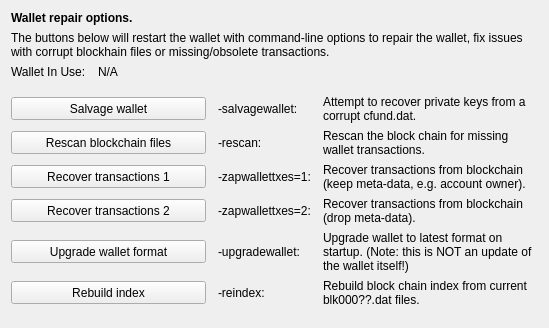
     <widget class="QWidget" name="tab_repair">
      <attribute name="title">
       <string>&amp;Wallet Repair</string>
      </attribute>
      <layout class="QGridLayout" name="gridLayout_4" columnstretch="0,1,0,2">
       <property name="horizontalSpacing">
        <number>12</number>
       </property>
       <item row="0" column="0" colspan="4">
        <widget class="QLabel" name="label_repair_header">
         <property name="font">
          <font>
           <weight>75</weight>
           <bold>true</bold>
          </font>
         </property>
         <property name="text">
          <string>Wallet repair options.</string>
         </property>
        </widget>
       </item>
       <item row="1" column="0" colspan="4">
        <widget class="QLabel" name="label_repair_helptext">
         <property name="font">
          <font>
           <weight>50</weight>
           <bold>false</bold>
          </font>
         </property>
         <property name="text">
          <string>The buttons below will restart the wallet with command-line options to repair the wallet, fix issues with corrupt blockhain files or missing/obsolete transactions.</string>
         </property>
         <property name="wordWrap">
          <bool>true</bool>
         </property>
        </widget>
       </item>
       <item row="2" column="0">
        <widget class="QLabel" name="wallet_path_label">
         <property name="text">
          <string>Wallet In Use:</string>
         </property>
        </widget>
       </item>
       <item row="2" column="1" colspan="3">
        <widget class="QLabel" name="wallet_path">
         <property name="cursor">
          <cursorShape>IBeamCursor</cursorShape>
         </property>
         <property name="text">
          <string>N/A</string>
         </property>
         <property name="textFormat">
          <enum>Qt::PlainText</enum>
         </property>
         <property name="textInteractionFlags">
          <set>Qt::LinksAccessibleByMouse|Qt::TextSelectableByKeyboard|Qt::TextSelectableByMouse</set>
         </property>
        </widget>
       </item>
       <item row="3" column="0">
        <spacer name="verticalSpacer_repair1">
         <property name="orientation">
          <enum>Qt::Vertical</enum>
         </property>
         <property name="sizeHint" stdset="0">
          <size>
           <width>10</width>
           <height>10</height>
          </size>
         </property>
        </spacer>
       </item>
       <item row="4" column="0" colspan="2">
        <widget class="QPushButton" name="btn_salvagewallet">
         <property name="minimumSize">
          <size>
           <width>100</width>
           <height>23</height>
          </size>
         </property>
         <property name="text">
          <string>Salvage wallet</string>
         </property>
        </widget>
       </item>
       <item row="4" column="2">
        <widget class="QLabel" name="label_repair_salvage_command">
         <property name="text">
          <string notr="true">-salvagewallet:</string>
         </property>
        </widget>
       </item>
       <item row="4" column="3">
        <widget class="QLabel" name="label_repair_salvage">
         <property name="text">
          <string>Attempt to recover private keys from a corrupt cfund.dat.</string>
         </property>
         <property name="wordWrap">
          <bool>true</bool>
         </property>
        </widget>
       </item>
       <item row="5" column="0" colspan="2">
        <widget class="QPushButton" name="btn_rescan">
         <property name="minimumSize">
          <size>
           <width>100</width>
           <height>23</height>
          </size>
         </property>
         <property name="text">
          <string>Rescan blockchain files</string>
         </property>
        </widget>
       </item>
       <item row="5" column="2">
        <widget class="QLabel" name="label_repair_rescan_command">
         <property name="text">
          <string notr="true">-rescan:</string>
         </property>
        </widget>
       </item>
       <item row="5" column="3">
        <widget class="QLabel" name="label_repair_rescan">
         <property name="text">
          <string>Rescan the block chain for missing wallet transactions.</string>
         </property>
         <property name="wordWrap">
          <bool>true</bool>
         </property>
        </widget>
       </item>
       <item row="6" column="0" colspan="2">
        <widget class="QPushButton" name="btn_zapwallettxes1">
         <property name="minimumSize">
          <size>
           <width>100</width>
           <height>23</height>
          </size>
         </property>
         <property name="text">
          <string>Recover transactions 1</string>
         </property>
        </widget>
       </item>
       <item row="6" column="2">
        <widget class="QLabel" name="label_repair_zap1_command">
         <property name="text">
          <string notr="true">-zapwallettxes=1:</string>
         </property>
        </widget>
       </item>
       <item row="6" column="3">
        <widget class="QLabel" name="label_repair_zap1">
         <property name="text">
          <string>Recover transactions from blockchain (keep meta-data, e.g. account owner).</string>
         </property>
         <property name="wordWrap">
          <bool>true</bool>
         </property>
        </widget>
       </item>
       <item row="7" column="0" colspan="2">
        <widget class="QPushButton" name="btn_zapwallettxes2">
         <property name="minimumSize">
          <size>
           <width>100</width>
           <height>23</height>
          </size>
         </property>
         <property name="text">
          <string>Recover transactions 2</string>
         </property>
        </widget>
       </item>
       <item row="7" column="2">
        <widget class="QLabel" name="label_repair_zap2_command">
         <property name="text">
          <string notr="true">-zapwallettxes=2:</string>
         </property>
        </widget>
       </item>
       <item row="7" column="3">
        <widget class="QLabel" name="label_repair_zap2">
         <property name="text">
          <string>Recover transactions from blockchain (drop meta-data).</string>
         </property>
         <property name="wordWrap">
          <bool>true</bool>
         </property>
        </widget>
       </item>
       <item row="8" column="0" colspan="2">
        <widget class="QPushButton" name="btn_upgradewallet">
         <property name="minimumSize">
          <size>
           <width>100</width>
           <height>23</height>
          </size>
         </property>
         <property name="text">
          <string>Upgrade wallet format</string>
         </property>
        </widget>
       </item>
       <item row="8" column="2">
        <widget class="QLabel" name="label_repair_upgrade_command">
         <property name="text">
          <string notr="true">-upgradewallet:</string>
         </property>
        </widget>
       </item>
       <item row="8" column="3">
        <widget class="QLabel" name="label_repair_upgrade">
         <property name="text">
          <string>Upgrade wallet to latest format on startup. (Note: this is NOT an update of the wallet itself!)</string>
         </property>
         <property name="wordWrap">
          <bool>true</bool>
         </property>
        </widget>
       </item>
       <item row="9" column="0" colspan="2">
        <widget class="QPushButton" name="btn_reindex">
         <property name="minimumSize">
          <size>
           <width>100</width>
           <height>23</height>
          </size>
         </property>
         <property name="text">
          <string>Rebuild index</string>
         </property>
        </widget>
       </item>
       <item row="9" column="2">
        <widget class="QLabel" name="label_repair_reindex_command">
         <property name="text">
          <string notr="true">-reindex:</string>
         </property>
        </widget>
       </item>
       <item row="9" column="3">
        <widget class="QLabel" name="label_repair_reindex">
         <property name="text">
          <string>Rebuild block chain index from current blk000??.dat files.</string>
         </property>
         <property name="wordWrap">
          <bool>true</bool>
         </property>
        </widget>
       </item>
       <item row="10" column="0">
        <spacer name="verticalSpacer_repair2">
         <property name="orientation">
          <enum>Qt::Vertical</enum>
         </property>
         <property name="sizeHint" stdset="0">
          <size>
           <width>20</width>
           <height>10</height>
          </size>
         </property>
        </spacer>
       </item>
      </layout>
     </widget>
